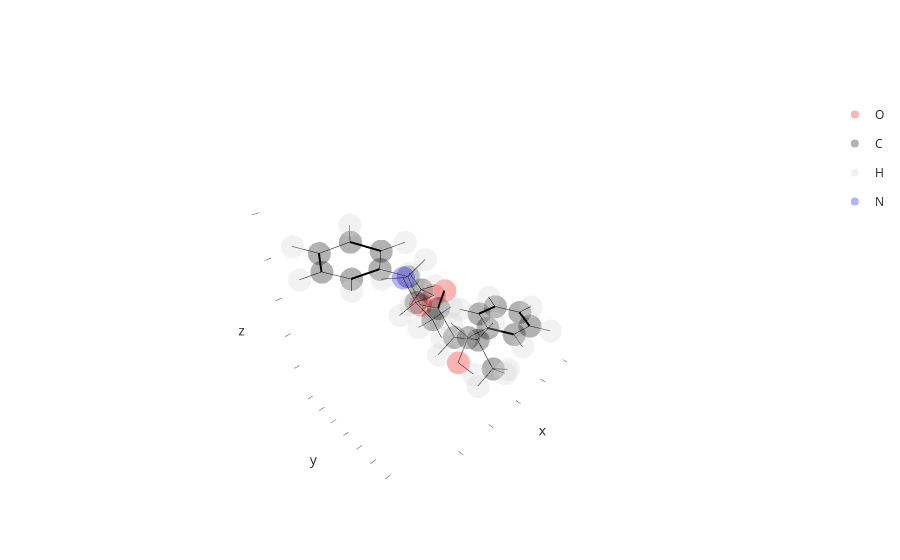

Source (notebook cell):
### Markdown cell above
Phew, lucky we checked the structure. The oxygen was called `O3` because hetero atoms are labelled by the highest labelled neighbor. Nevertheless, we learned the next connection will need to be between `N1` in the amine and `C7` of the second phenyl-methanol in the molecule we are building.

Since we are building "from one end to the other" we do not need to bother with speciying in which residue to search for the atoms to connect, because biobuild will by default use the latest residue for attaching new molecules. However, if we do find ourselves working with branched structures, we can always use the  `at_residue` and `other_residue` arguments to specify which residues to use when attaching different molecules.

### Code cell
# connect the amine to the molecule
# by now we understand these parameters
link3 = bb.linkage("C7", "N1", ["H71"], ["HN11"])

# attach and visualize
mol.attach(amine, link3)
mol.show()

### Figure 1 — Plotly figure (JSON) as saved in the notebook; plotly's stock layout.template omitted (floating-point values rounded to 4 significant figures; data arrays with more than 128 entries replaced by an {"elided": "..."} marker saying what was removed)
{"data": [{"customdata": [["O7", 1, 1, "UNK", "A"], ["O1", 16, 2, "UNK", "A"], ["O7", 27, 3, "UNK", "A"], ["O3", 41, 4, "UNK", "A"]], "hovertemplate": "atom_element=O<br>x=%{x}<br>y=%{y}<br>z=%{z}<br>atom_id=%{customdata[0]}<br>atom_serial=%{customdata[1]}<br>residue_serial=%{customdata[2]}<br>residue_name=%{customdata[3]}<br>chain_id=%{customdata[4]}<extra></extra>", "legendgroup": "O", "marker": {"color": "red", "opacity": 0.3, "symbol": "circle"}, "mode": "markers", "name": "O", "scene": "scene", "showlegend": true, "type": "scatter3d", "x": [2.743, 2.446, 4.337, 2.034], "y": [0.0002, -1.251, -0.861, -2.446], "z": [-0.7083, 2.957, 3.332, 1.848]}, {"customdata": [["C1", 2, 1, "UNK", "A"], ["C7", 3, 1, "UNK", "A"], ["C6", 4, 1, "UNK", "A"], ["C2", 5, 1, "UNK", "A"], ["C5", 6, 1, "UNK", "A"], ["C3", 7, 1, "UNK", "A"], ["C4", 8, 1, "UNK", "A"], ["C3", 17, 2, "UNK", "A"], ["C2", 18, 2, "UNK", "A"], ["C4", 19, 2, "UNK", "A"], ["C1", 20, 2, "UNK", "A"], ["C1", 28, 3, "UNK", "A"], ["C7", 29, 3, "UNK", "A"], ["C6", 30, 3, "UNK", "A"], ["C2", 31, 3, "UNK", "A"], ["C5", 32, 3, "UNK", "A"], ["C3", 33, 3, "UNK", "A"], ["C4", 34, 3, "UNK", "A"], ["C1", 43, 4, "UNK", "A"], ["C2", 44, 4, "UNK", "A"], ["C3", 45, 4, "UNK", "A"]], "hovertemplate": "atom_element=C<br>x=%{x}<br>y=%{y}<br>z=%{z}<br>atom_id=%{customdata[0]}<br>atom_serial=%{customdata[1]}<br>residue_serial=%{customdata[2]}<br>residue_name=%{customdata[3]}<br>chain_id=%{customdata[4]}<extra></extra>", "legendgroup": "C", "marker": {"color": "black", "opacity": 0.3, "symbol": "circle"}, "mode": "markers", "name": "C", "scene": "scene", "showlegend": true, "type": "scatter3d", "x": [0.5758, 2.045, -0.111, -0.1111, -1.485, -1.485, -2.171, 2.35, 3.627, 2.537, 3.479, 5.253, 4.035, 6.145, 5.499, 7.284, 6.637, 7.53, 3.406, 3.698, 1.734], "y": [-0.0002, -0.0001, 1.208, -1.208, 1.208, -1.208, 0.0002, 0.8804, 0.5777, 2.057, -0.6086, -2.355, -1.971, -3.29, -1.78, -3.649, -2.139, -3.073, -2.276, -0.7805, -3.765], "z": [0.272, 0.5309, 0.1508, 0.1507, -0.0915, -0.0917, -0.2128, 1.107, 1.883, 0.1635, 2.804, 4.94, 4.169, 4.415, 6.187, 5.137, 6.908, 6.383, 2.219, 2.174, 1.409]}, {"customdata": {"elided": "27x5 mixed values"}, "hovertemplate": "atom_element=H<br>x=%{x}<br>y=%{y}<br>z=%{z}<br>atom_id=%{customdata[0]}<br>atom_serial=%{customdata[1]}<br>residue_serial=%{customdata[2]}<br>residue_name=%{customdata[3]}<br>chain_id=%{customdata[4]}<extra></extra>", "legendgroup": "H", "marker": {"color": "lightgray", "opacity": 0.3, "symbol": "circle"}, "mode": "markers", "name": "H", "scene": "scene", "showlegend": true, "type": "scatter3d", "x": [2.35, 0.4133, 0.413, -2.019, -2.02, -3.241, 2.371, 1.533, 3.919, 4.449, 2.81, 1.609, 3.323, 3.211, 5.966, 4.812, 7.979, 6.829, 8.416, 4.056, 3.046, 4.741, 3.501, 4.454, 0.6796, 2.339, 1.897], "y": [-0.8828, 2.155, -2.156, 2.149, -2.148, 0.0003, 0.7034, 1.1, 1.438, 0.3556, 2.962, 2.257, 1.851, -1.692, -3.743, -1.049, -4.376, -1.69, -3.353, -2.78, -0.2264, -0.5654, -0.3862, -3.444, -3.798, -4.025, -4.491], "z": [1.103, 0.2415, 0.2413, -0.1864, -0.1868, -0.4018, -1.268, 1.805, 2.494, 1.193, 0.7145, -0.3809, -0.57, 4.834, 3.444, 6.606, 4.728, 7.879, 6.945, 1.493, 2.86, 2.43, 1.171, 3.524, 1.123, 0.5349, 2.211]}, {"customdata": [["N1", 42, 4, "UNK", "A"]], "hovertemplate": "atom_element=N<br>x=%{x}<br>y=%{y}<br>z=%{z}<br>atom_id=%{customdata[0]}<br>atom_serial=%{customdata[1]}<br>residue_serial=%{customdata[2]}<br>residue_name=%{customdata[3]}<br>chain_id=%{customdata[4]}<extra></extra>", "legendgroup": "N", "marker": {"color": "blue", "opacity": 0.3, "symbol": "circle"}, "mode": "markers", "name": "N", "scene": "scene", "showlegend": true, "type": "scatter3d", "x": [3.693], "y": [-2.768], "z": [3.565]}, {"hoverinfo": "skip", "line": {"color": "black", "width": 1}, "mode": "lines", "showlegend": false, "type": "scatter3d", "x": [2.743, 2.045], "y": [0.0002, -0.0001], "z": [-0.7083, 0.5309]}, {"hoverinfo": "skip", "line": {"color": "black", "width": 1}, "mode": "lines", "showlegend": false, "type": "scatter3d", "x": [2.743, 2.371], "y": [0.0002, 0.7034], "z": [-0.7083, -1.268]}, {"hoverinfo": "skip", "line": {"color": "black", "width": 1}, "mode": "lines", "showlegend": false, "type": "scatter3d", "x": [0.5758, 2.045], "y": [-0.0002, -0.0001], "z": [0.272, 0.5309]}, {"hoverinfo": "skip", "line": {"color": "black", "width": 4}, "mode": "lines", "showlegend": false, "type": "scatter3d", "x": [0.5758, -0.111], "y": [-0.0002, 1.208], "z": [0.272, 0.1508]}, {"hoverinfo": "skip", "line": {"color": "black", "width": 1}, "mode": "lines", "showlegend": false, "type": "scatter3d", "x": [0.5758, -0.1111], "y": [-0.0002, -1.208], "z": [0.272, 0.1507]}, {"hoverinfo": "skip", "line": {"color": "black", "width": 1}, "mode": "lines", "showlegend": false, "type": "scatter3d", "x": [2.045, 2.35], "y": [-0.0001, -0.8828], "z": [0.5309, 1.103]}, {"hoverinfo": "skip", "line": {"color": "black", "width": 1}, "mode": "lines", "showlegend": false, "type": "scatter3d", "x": [2.045, 2.35], "y": [-0.0001, 0.8804], "z": [0.5309, 1.107]}, {"hoverinfo": "skip", "line": {"color": "black", "width": 1}, "mode": "lines", "showlegend": false, "type": "scatter3d", "x": [-0.111, -1.485], "y": [1.208, 1.208], "z": [0.1508, -0.0915]}, {"hoverinfo": "skip", "line": {"color": "black", "width": 1}, "mode": "lines", "showlegend": false, "type": "scatter3d", "x": [-0.111, 0.4133], "y": [1.208, 2.155], "z": [0.1508, 0.2415]}, {"hoverinfo": "skip", "line": {"color": "black", "width": 4}, "mode": "lines", "showlegend": false, "type": "scatter3d", "x": [-0.1111, -1.485], "y": [-1.208, -1.208], "z": [0.1507, -0.0917]}, {"hoverinfo": "skip", "line": {"color": "black", "width": 1}, "mode": "lines", "showlegend": false, "type": "scatter3d", "x": [-0.1111, 0.413], "y": [-1.208, -2.156], "z": [0.1507, 0.2413]}, {"hoverinfo": "skip", "line": {"color": "black", "width": 4}, "mode": "lines", "showlegend": false, "type": "scatter3d", "x": [-1.485, -2.171], "y": [1.208, 0.0002], "z": [-0.0915, -0.2128]}, {"hoverinfo": "skip", "line": {"color": "black", "width": 1}, "mode": "lines", "showlegend": false, "type": "scatter3d", "x": [-1.485, -2.019], "y": [1.208, 2.149], "z": [-0.0915, -0.1864]}, {"hoverinfo": "skip", "line": {"color": "black", "width": 1}, "mode": "lines", "showlegend": false, "type": "scatter3d", "x": [-1.485, -2.171], "y": [-1.208, 0.0002], "z": [-0.0917, -0.2128]}, {"hoverinfo": "skip", "line": {"color": "black", "width": 1}, "mode": "lines", "showlegend": false, "type": "scatter3d", "x": [-1.485, -2.02], "y": [-1.208, -2.148], "z": [-0.0917, -0.1868]}, {"hoverinfo": "skip", "line": {"color": "black", "width": 1}, "mode": "lines", "showlegend": false, "type": "scatter3d", "x": [-2.171, -3.241], "y": [0.0002, 0.0003], "z": [-0.2128, -0.4018]}, {"hoverinfo": "skip", "line": {"color": "black", "width": 4}, "mode": "lines", "showlegend": false, "type": "scatter3d", "x": [2.446, 3.479], "y": [-1.251, -0.6086], "z": [2.957, 2.804]}, {"hoverinfo": "skip", "line": {"color": "black", "width": 1}, "mode": "lines", "showlegend": false, "type": "scatter3d", "x": [2.35, 3.627], "y": [0.8804, 0.5777], "z": [1.107, 1.883]}, {"hoverinfo": "skip", "line": {"color": "black", "width": 1}, "mode": "lines", "showlegend": false, "type": "scatter3d", "x": [2.35, 2.537], "y": [0.8804, 2.057], "z": [1.107, 0.1635]}, {"hoverinfo": "skip", "line": {"color": "black", "width": 1}, "mode": "lines", "showlegend": false, "type": "scatter3d", "x": [2.35, 1.533], "y": [0.8804, 1.1], "z": [1.107, 1.805]}, {"hoverinfo": "skip", "line": {"color": "black", "width": 1}, "mode": "lines", "showlegend": false, "type": "scatter3d", "x": [3.627, 3.479], "y": [0.5777, -0.6086], "z": [1.883, 2.804]}, {"hoverinfo": "skip", "line": {"color": "black", "width": 1}, "mode": "lines", "showlegend": false, "type": "scatter3d", "x": [3.627, 3.919], "y": [0.5777, 1.438], "z": [1.883, 2.494]}, {"hoverinfo": "skip", "line": {"color": "black", "width": 1}, "mode": "lines", "showlegend": false, "type": "scatter3d", "x": [3.627, 4.449], "y": [0.5777, 0.3556], "z": [1.883, 1.193]}, {"hoverinfo": "skip", "line": {"color": "black", "width": 1}, "mode": "lines", "showlegend": false, "type": "scatter3d", "x": [2.537, 2.81], "y": [2.057, 2.962], "z": [0.1635, 0.7145]}, {"hoverinfo": "skip", "line": {"color": "black", "width": 1}, "mode": "lines", "showlegend": false, "type": "scatter3d", "x": [2.537, 1.609], "y": [2.057, 2.257], "z": [0.1635, -0.3809]}, {"hoverinfo": "skip", "line": {"color": "black", "width": 1}, "mode": "lines", "showlegend": false, "type": "scatter3d", "x": [2.537, 3.323], "y": [2.057, 1.851], "z": [0.1635, -0.57]}, {"hoverinfo": "skip", "line": {"color": "black", "width": 1}, "mode": "lines", "showlegend": false, "type": "scatter3d", "x": [3.479, 4.337], "y": [-0.6086, -0.861], "z": [2.804, 3.332]}, {"hoverinfo": "skip", "line": {"color": "black", "width": 1}, "mode": "lines", "showlegend": false, "type": "scatter3d", "x": [4.337, 4.035], "y": [-0.861, -1.971], "z": [3.332, 4.169]}, {"hoverinfo": "skip", "line": {"color": "black", "width": 1}, "mode": "lines", "showlegend": false, "type": "scatter3d", "x": [5.253, 4.035], "y": [-2.355, -1.971], "z": [4.94, 4.169]}, {"hoverinfo": "skip", "line": {"color": "black", "width": 4}, "mode": "lines", "showlegend": false, "type": "scatter3d", "x": [5.253, 6.145], "y": [-2.355, -3.29], "z": [4.94, 4.415]}, {"hoverinfo": "skip", "line": {"color": "black", "width": 1}, "mode": "lines", "showlegend": false, "type": "scatter3d", "x": [5.253, 5.499], "y": [-2.355, -1.78], "z": [4.94, 6.187]}, {"hoverinfo": "skip", "line": {"color": "black", "width": 1}, "mode": "lines", "showlegend": false, "type": "scatter3d", "x": [4.035, 3.211], "y": [-1.971, -1.692], "z": [4.169, 4.834]}, {"hoverinfo": "skip", "line": {"color": "black", "width": 1}, "mode": "lines", "showlegend": false, "type": "scatter3d", "x": [4.035, 3.693], "y": [-1.971, -2.768], "z": [4.169, 3.565]}, {"hoverinfo": "skip", "line": {"color": "black", "width": 1}, "mode": "lines", "showlegend": false, "type": "scatter3d", "x": [6.145, 7.284], "y": [-3.29, -3.649], "z": [4.415, 5.137]}, {"hoverinfo": "skip", "line": {"color": "black", "width": 1}, "mode": "lines", "showlegend": false, "type": "scatter3d", "x": [6.145, 5.966], "y": [-3.29, -3.743], "z": [4.415, 3.444]}, {"hoverinfo": "skip", "line": {"color": "black", "width": 4}, "mode": "lines", "showlegend": false, "type": "scatter3d", "x": [5.499, 6.637], "y": [-1.78, -2.139], "z": [6.187, 6.908]}, {"hoverinfo": "skip", "line": {"color": "black", "width": 1}, "mode": "lines", "showlegend": false, "type": "scatter3d", "x": [5.499, 4.812], "y": [-1.78, -1.049], "z": [6.187, 6.606]}, {"hoverinfo": "skip", "line": {"color": "black", "width": 4}, "mode": "lines", "showlegend": false, "type": "scatter3d", "x": [7.284, 7.53], "y": [-3.649, -3.073], "z": [5.137, 6.383]}, {"hoverinfo": "skip", "line": {"color": "black", "width": 1}, "mode": "lines", "showlegend": false, "type": "scatter3d", "x": [7.284, 7.979], "y": [-3.649, -4.376], "z": [5.137, 4.728]}, {"hoverinfo": "skip", "line": {"color": "black", "width": 1}, "mode": "lines", "showlegend": false, "type": "scatter3d", "x": [6.637, 7.53], "y": [-2.139, -3.073], "z": [6.908, 6.383]}, {"hoverinfo": "skip", "line": {"color": "black", "width": 1}, "mode": "lines", "showlegend": false, "type": "scatter3d", "x": [6.637, 6.829], "y": [-2.139, -1.69], "z": [6.908, 7.879]}, {"hoverinfo": "skip", "line": {"color": "black", "width": 1}, "mode": "lines", "showlegend": false, "type": "scatter3d", "x": [7.53, 8.416], "y": [-3.073, -3.353], "z": [6.383, 6.945]}, {"hoverinfo": "skip", "line": {"color": "black", "width": 1}, "mode": "lines", "showlegend": false, "type": "scatter3d", "x": [2.034, 3.406], "y": [-2.446, -2.276], "z": [1.848, 2.219]}, {"hoverinfo": "skip", "line": {"color": "black", "width": 1}, "mode": "lines", "showlegend": false, "type": "scatter3d", "x": [2.034, 1.734], "y": [-2.446, -3.765], "z": [1.848, 1.409]}, {"hoverinfo": "skip", "line": {"color": "black", "width": 1}, "mode": "lines", "showlegend": false, "type": "scatter3d", "x": [3.693, 3.406], "y": [-2.768, -2.276], "z": [3.565, 2.219]}, {"hoverinfo": "skip", "line": {"color": "black", "width": 1}, "mode": "lines", "showlegend": false, "type": "scatter3d", "x": [3.693, 4.454], "y": [-2.768, -3.444], "z": [3.565, 3.524]}, {"hoverinfo": "skip", "line": {"color": "black", "width": 1}, "mode": "lines", "showlegend": false, "type": "scatter3d", "x": [3.406, 3.698], "y": [-2.276, -0.7805], "z": [2.219, 2.174]}, {"hoverinfo": "skip", "line": {"color": "black", "width": 1}, "mode": "lines", "showlegend": false, "type": "scatter3d", "x": [3.406, 4.056], "y": [-2.276, -2.78], "z": [2.219, 1.493]}, {"hoverinfo": "skip", "line": {"color": "black", "width": 1}, "mode": "lines", "showlegend": false, "type": "scatter3d", "x": [3.698, 3.046], "y": [-0.7805, -0.2264], "z": [2.174, 2.86]}, {"hoverinfo": "skip", "line": {"color": "black", "width": 1}, "mode": "lines", "showlegend": false, "type": "scatter3d", "x": [3.698, 4.741], "y": [-0.7805, -0.5654], "z": [2.174, 2.43]}, {"hoverinfo": "skip", "line": {"color": "black", "width": 1}, "mode": "lines", "showlegend": false, "type": "scatter3d", "x": [3.698, 3.501], "y": [-0.7805, -0.3862], "z": [2.174, 1.171]}, {"hoverinfo": "skip", "line": {"color": "black", "width": 1}, "mode": "lines", "showlegend": false, "type": "scatter3d", "x": [1.734, 0.6796], "y": [-3.765, -3.798], "z": [1.409, 1.123]}, {"hoverinfo": "skip", "line": {"color": "black", "width": 1}, "mode": "lines", "showlegend": false, "type": "scatter3d", "x": [1.734, 2.339], "y": [-3.765, -4.025], "z": [1.409, 0.5349]}, {"hoverinfo": "skip", "line": {"color": "black", "width": 1}, "mode": "lines", "showlegend": false, "type": "scatter3d", "x": [1.734, 1.897], "y": [-3.765, -4.491], "z": [1.409, 2.211]}], "layout": {"scene": {"xaxis": {"showgrid": false, "showline": false, "showticklabels": false}, "yaxis": {"showgrid": false, "showline": false, "showticklabels": false}, "zaxis": {"showgrid": false, "showline": false, "showticklabels": false}}}}
